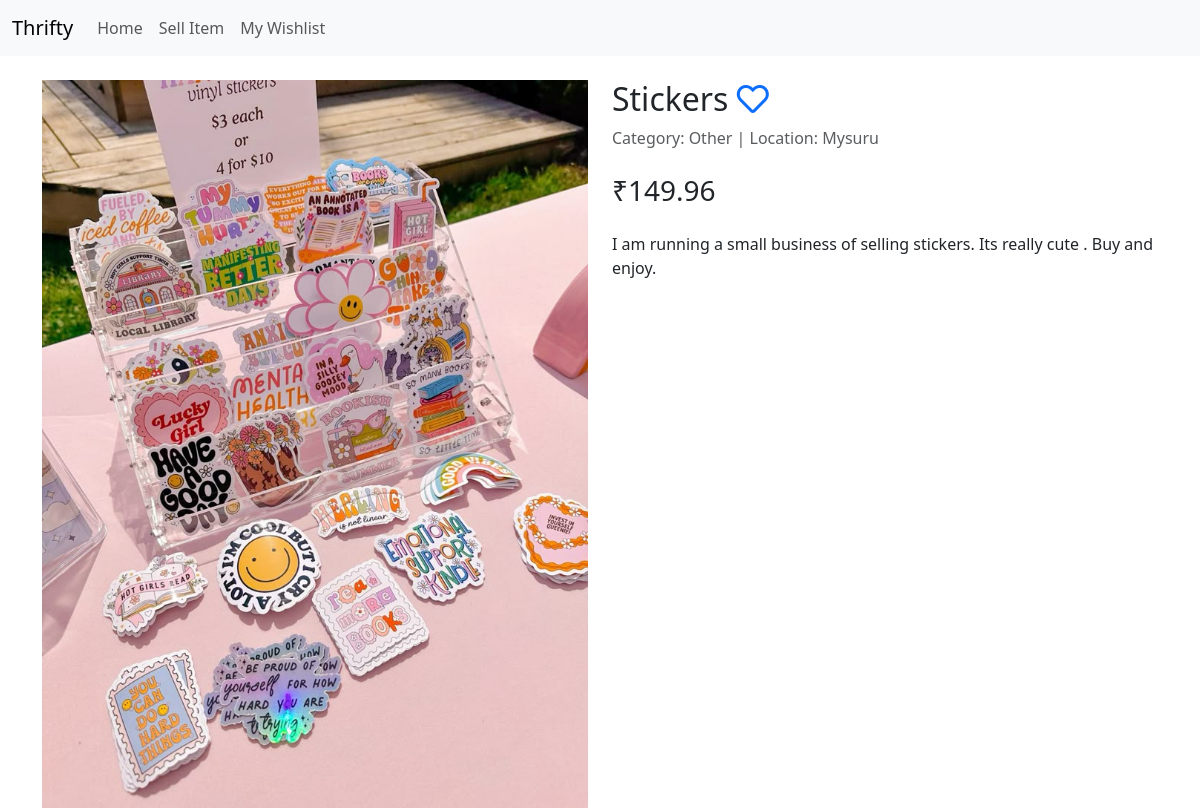
Page /product/7/ on the committed database.
### listings/models.py (models this page shows, shortened)
class Listing(models.Model):
    CATEGORY_CHOICES = (
        ('Apparel', 'Apparel'),
        ('Electronics', 'Electronics'),
        ('Home Decor', 'Home Decor'),
        ('Books', 'Books'),
        ('Collectibles', 'Collectibles'),
        ('Other', 'Other'),
    )
    title = models.CharField(max_length=100)
    description = models.TextField()
    price = models.DecimalField(max_digits=10, decimal_places=2)
    location = models.CharField(max_length=100)
    category = models.CharField(max_length=20, choices=CATEGORY_CHOICES, default='Other')
    image = models.ImageField(upload_to='listing_images/')
    date_posted = models.DateTimeField(default=timezone.now)

### listings/views.py (the view)
# urls.py: path('product/<int:product_id>/', views.product_detail, name='product_detail'),
def product_detail(request, product_id):
    product = get_object_or_404(Listing, id=product_id)
    favorites_list_ids = request.session.get('favorites', [])
    context = {
        'product': product,
        'is_favorited': product.id in favorites_list_ids,
    }
    return render(request, 'product_detail.html', context)

### listings/templates/product_detail.html
{% extends 'base.html' %}
{% block content %}
<div class="row">
    <div class="col-md-6">
        <img src="{{ product.image.url }}" class="img-fluid" alt="{{ product.title }}">
    </div>
    <div class="col-md-6">
        <h2>
            {{ product.title }}
            <a href="{% url 'toggle_favorite' product.id %}">
                {% if is_favorited %}
                    <i class="fas fa-heart text-danger"></i>
                {% else %}
                    <i class="far fa-heart"></i>
                {% endif %}
            </a>
        </h2>
        <p class="text-muted">Category: {{ product.category }} | Location: {{ product.location }}</p>
        <h3 class="mt-4">₹{{ product.price }}</h3>
        <p class="mt-4">{{ product.description }}</p>
    </div>
</div>
{% endblock %}

### rows in the picture
Listing: image (picture), title "Stickers", category "Other", location "Mysuru", price "149.96", description "I am running a small business of selling stickers. Its really cute . Buy and enjoy."
